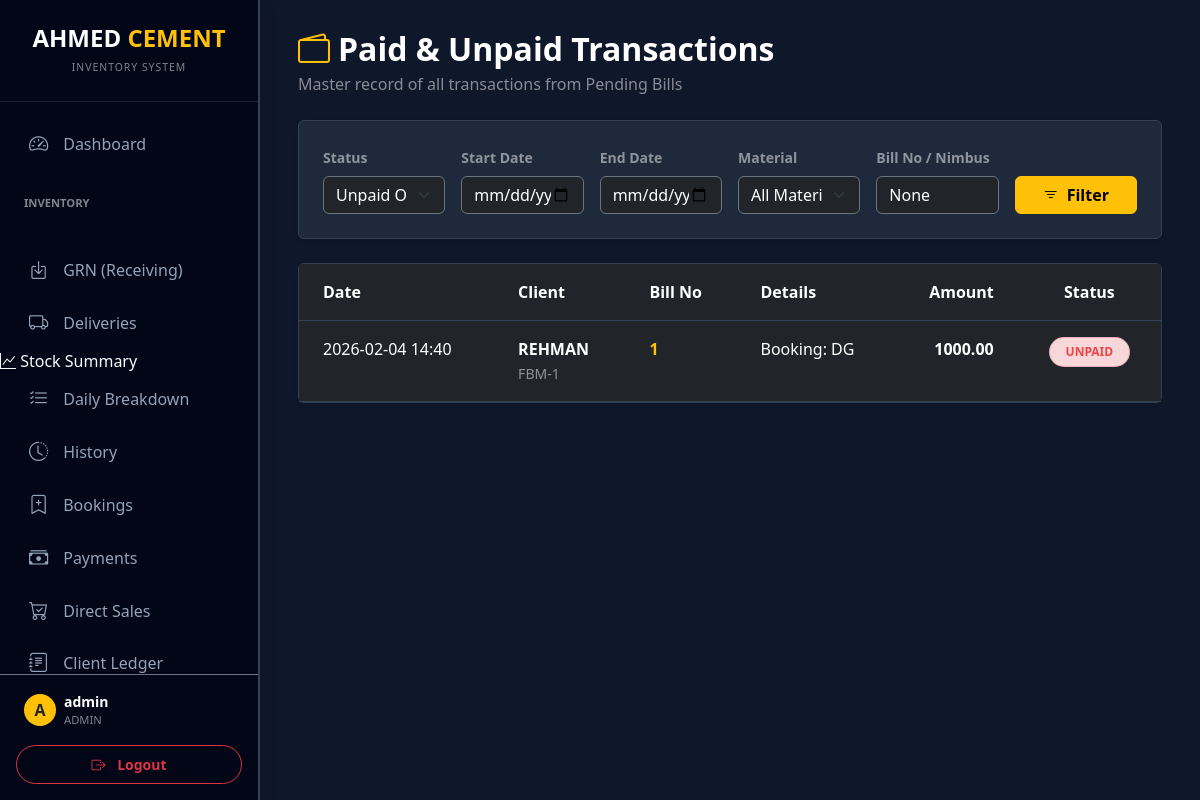
The page /unpaid_transactions (signed in) on the database its author committed.
### models.py (models this page shows)
class User(UserMixin, db.Model):
    id = db.Column(db.Integer, primary_key=True)
    username = db.Column(db.String(80), unique=True, nullable=False)
    password_hash = db.Column(db.String(200))
    role = db.Column(db.String(20), default='user')  # 'admin' or 'user'
    can_view_stock = db.Column(db.Boolean, default=True)
    can_view_daily = db.Column(db.Boolean, default=True)
    can_view_history = db.Column(db.Boolean, default=True)
    can_import_export = db.Column(db.Boolean, default=False)
    can_manage_directory = db.Column(db.Boolean, default=False)
    restrict_backdated_edit = db.Column(db.Boolean, default=False)

class PendingBill(db.Model):
    id = db.Column(db.Integer, primary_key=True)
    client_code = db.Column(db.String(50))
    client_name = db.Column(db.String(100))
    bill_no = db.Column(db.String(50))
    nimbus_no = db.Column(db.String(50))
    amount = db.Column(db.Float, default=0)
    reason = db.Column(db.String(200))
    photo_url = db.Column(db.String(200))
    is_paid = db.Column(db.Boolean, default=False)
    is_cash = db.Column(db.Boolean, default=False)
    is_manual = db.Column(db.Boolean, default=False)  # True if has manual bill no
    created_at = db.Column(db.String(50))
    created_by = db.Column(db.String(80))

### main.py (the view)
@app.route('/unpaid_transactions')
@login_required
def unpaid_transactions_page():
    start_date = request.args.get('start_date')
    end_date = request.args.get('end_date')
    material = request.args.get('material')
    bill_no = request.args.get('bill_no')
    status = request.args.get('status', 'unpaid')
    query = PendingBill.query
    if start_date:
        query = query.filter(PendingBill.created_at >= start_date)
    if end_date:
        query = query.filter(PendingBill.created_at <= end_date)
    if material:
        query = query.filter(PendingBill.reason.ilike(f'%{material}%'))
    if bill_no:
        query = query.filter((PendingBill.bill_no.ilike(f'%{bill_no}%')) | (PendingBill.nimbus_no.ilike(f'%{bill_no}%')))
    if status == 'paid':
        query = query.filter(PendingBill.is_paid == True)
    elif status == 'unpaid':
        query = query.filter(PendingBill.is_paid == False)
    transactions = query.order_by(PendingBill.id.desc()).all()
    materials = Material.query.all()
    return render_template('unpaid_transactions.html',
                           transactions=transactions,
                           materials=materials,
                           filters={
                               'start_date': start_date,
                               'end_date': end_date,
                               'material': material,
                               'bill_no': bill_no,
                               'status': status
                           })

### main.py (called while the page is built)
@login_manager.user_loader
def load_user(user_id):
    return db.session.get(User, int(user_id))

### templates/unpaid_transactions.html (shortened to what this page needs)
{% extends "layout.html" %}
{% block content %}
<div class="row mb-4 align-items-center">
    <div class="col">
        <h2 class="fw-bold text-white mb-1"><i class="bi bi-wallet2 text-warning me-2"></i>Paid & Unpaid Transactions</h2>
        <p class="text-white-50 mb-0">Master record of all transactions from Pending Bills</p>
    </div>
</div>
<div class="card bg-slate-800 border-slate-700 shadow-sm mb-4">
    <div class="card-body p-4">
        <form method="GET" class="row g-3">
            <div class="col-md-2">
                <label class="form-label text-white-50 small fw-bold">Status</label>
                <select name="status" class="form-select bg-dark text-white border-secondary">
                    <option value="unpaid" {% if filters.status == 'unpaid' %}selected{% endif %}>Unpaid Only</option>
                </select>
            </div>
            <div class="col-md-2">
                <label class="form-label text-white-50 small fw-bold">Start Date</label>
                <input type="date" name="start_date" class="form-control bg-dark text-white border-secondary datepicker" value="{{ filters.start_date }}">
            </div>
            <div class="col-md-2">
                <label class="form-label text-white-50 small fw-bold">End Date</label>
                <input type="date" name="end_date" class="form-control bg-dark text-white border-secondary datepicker" value="{{ filters.end_date }}">
            </div>
            <div class="col-md-2">
                <label class="form-label text-white-50 small fw-bold">Material</label>
                <select name="material" class="form-select bg-dark text-white border-secondary">
                    <option value="">All Materials</option>
                </select>
            </div>
            <div class="col-md-2">
                <label class="form-label text-white-50 small fw-bold">Bill No / Nimbus</label>
                <input type="text" name="bill_no" class="form-control bg-dark text-white border-secondary" placeholder="Search bill..." value="{{ filters.bill_no }}">
            </div>
            <div class="col-md-2 d-flex align-items-end">
                <button type="submit" class="btn btn-warning w-100 fw-bold">
                    <i class="bi bi-filter me-2"></i>Filter
                </button>
            </div>
        </form>
    </div>
</div>
<div class="card bg-slate-800 border-slate-700 shadow-sm">
    <div class="table-responsive">
        <table class="table table-dark table-hover mb-0">
            <thead class="bg-slate-900">
                <tr>
                    <th class="border-slate-700 px-4 py-3">Date</th>
                    <th class="border-slate-700 px-4 py-3">Client</th>
                    <th class="border-slate-700 px-4 py-3">Bill No</th>
                    <th class="border-slate-700 px-4 py-3">Details</th>
                    <th class="border-slate-700 px-4 py-3 text-end">Amount</th>
                    <th class="border-slate-700 px-4 py-3 text-center">Status</th>
                </tr>
            </thead>
            <tbody>
                {% for t in transactions %}
                <tr>
                    <td class="px-4 border-slate-700 py-3">{{ t.created_at }}</td>
                    <td class="px-4 border-slate-700 py-3">
                        <div class="fw-bold">{{ t.client_name }}</div>
                        <small class="text-white-50">{{ t.client_code }}</small>
                    </td>
                    <td class="px-4 border-slate-700 py-3">
                        <div class="text-warning fw-bold">{{ t.bill_no }}</div>
                    </td>
                    <td class="px-4 border-slate-700 py-3">{{ t.reason }}</td>
                    <td class="px-4 border-slate-700 py-3 text-end fw-bold">{{ "%.2f"|format(t.amount) }}</td>
                    <td class="px-4 border-slate-700 py-3 text-center">
                        {% if t.is_paid %}
                            <span class="badge bg-success-subtle text-success border border-success border-opacity-25 px-3 py-2 rounded-pill">PAID</span>
                        {% else %}
                            <span class="badge bg-danger-subtle text-danger border border-danger border-opacity-25 px-3 py-2 rounded-pill">UNPAID</span>
                        {% endif %}
                    </td>
                </tr>
                {% else %}
                <tr>
                    <td colspan="6" class="text-center py-5 text-white-50">No transactions found matching the filters.</td>
                </tr>
                {% endfor %}
            </tbody>
        </table>
    </div>
</div>
{% endblock %}

### templates/layout.html (shortened to what this page needs)
<!DOCTYPE html>
<html lang="en">
<head>
    <link href="https://cdn.jsdelivr.net/npm/bootstrap@5.3.0/dist/css/bootstrap.min.css" rel="stylesheet">
    <link rel="stylesheet" href="https://cdn.jsdelivr.net/npm/bootstrap-icons@1.10.0/font/bootstrap-icons.css">
    <link rel="stylesheet" href="https://cdn.jsdelivr.net/npm/flatpickr/dist/flatpickr.min.css">
    <link rel="stylesheet" href="https://cdn.jsdelivr.net/npm/flatpickr/dist/themes/dark.css">
</head>
<body>
{% if current_user.is_authenticated %}
    <div class="sidebar shadow" id="sidebar">
        <div class="p-4 text-center border-bottom border-secondary border-opacity-25">
            <h4 class="fw-bold text-white mb-0">AHMED <span class="text-warning">CEMENT</span></h4>
            <small class="text-white-50 text-uppercase" style="font-size: 0.65rem; letter-spacing: 1px;">Inventory System</small>
        </div>
        <div class="sidebar-nav-container">
            <nav class="py-3">
                <a href="/" class="nav-link {{ 'active' if request.path == '/' }}" onclick="closeSidebar()">
                    <i class="bi bi-speedometer2"></i> Dashboard
                </a>
                <div class="text-white-50 small fw-bold px-4 mt-4 mb-2 text-uppercase" style="font-size: 0.7rem;">Inventory</div>
                {% if current_user.can_view_stock or current_user.role == 'admin' %}
                <a href="/stock_summary" class="nav-link {{ 'active' if request.path == '/stock_summary' }}" onclick="closeSidebar()">
                <a href="/grn" class="nav-link {{ 'active' if request.path == '/grn' }}" onclick="closeSidebar()">
                    <i class="bi bi-box-arrow-in-down"></i> GRN (Receiving)
                </a>
                <a href="/deliveries" class="nav-link {{ 'active' if request.path == '/deliveries' }}" onclick="closeSidebar()">
                    <i class="bi bi-truck"></i> Deliveries
                </a>
                    <i class="bi bi-graph-up"></i> Stock Summary
                </a>
                {% endif %}
                {% if current_user.can_view_daily or current_user.role == 'admin' %}
                <a href="/daily_transactions" class="nav-link {{ 'active' if request.path == '/daily_transactions' }}" onclick="closeSidebar()">
                    <i class="bi bi-list-check"></i> Daily Breakdown
                </a>
                {% endif %}
                {% if current_user.can_view_history or current_user.role == 'admin' %}
                <a href="/tracking" class="nav-link {{ 'active' if request.path == '/tracking' }}" onclick="closeSidebar()">
                    <i class="bi bi-clock-history"></i> History
                </a>
                <a href="/bookings" class="nav-link {{ 'active' if request.path == '/bookings' }}" onclick="closeSidebar()">
                    <i class="bi bi-bookmark-plus"></i> Bookings
                </a>
                <a href="/payments" class="nav-link {{ 'active' if request.path == '/payments' }}" onclick="closeSidebar()">
                    <i class="bi bi-cash-stack"></i> Payments
                </a>
                <a href="/direct_sales" class="nav-link {{ 'active' if request.path == '/direct_sales' }}" onclick="closeSidebar()">
                    <i class="bi bi-cart-check"></i> Direct Sales
                </a>
                <a href="/clients" class="nav-link {{ 'active' if request.path.startswith('/ledger') or request.path == '/clients' }}" onclick="closeSidebar()">
                    <i class="bi bi-journal-text"></i> Client Ledger
                </a>
                {% endif %}
            </nav>
        </div>
        <div class="p-3 border-top border-secondary">
            <div class="d-flex align-items-center mb-3 px-2">
                <div class="bg-warning rounded-circle me-2 d-flex align-items-center justify-content-center text-dark fw-bold" style="width: 32px; height: 32px; flex-shrink: 0;">
                    {{ current_user.username[0]|upper }}
                </div>
                <div class="overflow-hidden">
                    <div class="text-white fw-bold small text-truncate">{{ current_user.username }}</div>
                    <div class="text-white-50 x-small" style="font-size: 0.7rem;">{{ current_user.role|upper }}</div>
                </div>
            </div>
            <a href="/logout" class="btn btn-outline-danger w-100 btn-sm fw-bold py-2 rounded-pill">
                <i class="bi bi-box-arrow-right me-2"></i> Logout
            </a>
        </div>
    </div>
{% endif %}
<div class="main-content {{ 'ms-0' if not current_user.is_authenticated }}">
    <div class="container-fluid px-0 px-sm-2">
        {% block content %}{% endblock %}
    </div>
</div>
</body>
</html>

### templates/layout.html (style rules this page uses)
:root { --sidebar-width: 260px; --bg-dark: #0f172a; --card-bg: #1e293b; --accent: #fbbf24; --sidebar-bg: #020617; }
body { background-color: var(--bg-dark); color: #f8fafc; font-family: 'Segoe UI', Roboto, Helvetica, Arial, sans-serif; overflow-x: hidden; margin: 0; }
.sidebar { width: var(--sidebar-width); height: 100vh; position: fixed; background: var(--sidebar-bg); border-right: 2px solid #334155; transition: all 0.3s; z-index: 1050; left: 0; top: 0; display: flex; flex-direction: column; }
.sidebar-nav-container { flex-grow: 1; overflow-y: auto; scrollbar-width: thin; scrollbar-color: #334155 transparent; }
.main-content { margin-left: var(--sidebar-width); padding: 30px; min-height: 100vh; transition: all 0.3s; }
.nav-link { color: #94a3b8; padding: 12px 25px; display: flex; align-items: center; font-weight: 500; border-left: 4px solid transparent; transition: 0.2s; text-decoration: none; }
.nav-link i { font-size: 1.2rem; margin-right: 15px; }

### templates/unpaid_transactions.html (style rules this page uses)
.bg-slate-800 { background-color: #1e293b; }
.bg-slate-900 { background-color: #0f172a; }
.border-slate-700 { border-color: #334155 !important; }
.text-danger { color: #ef4444 !important; }
.bg-danger-subtle { background-color: rgba(239, 68, 68, 0.1); }

### rows shown on the page
User: username "A", username "admin", role "ADMIN"
PendingBill: created_at "2026-02-04 14:40", client_name "REHMAN", client_code "FBM-1", bill_no "1", reason "Booking: DG", amount "1000.00", is_paid "UNPAID"
